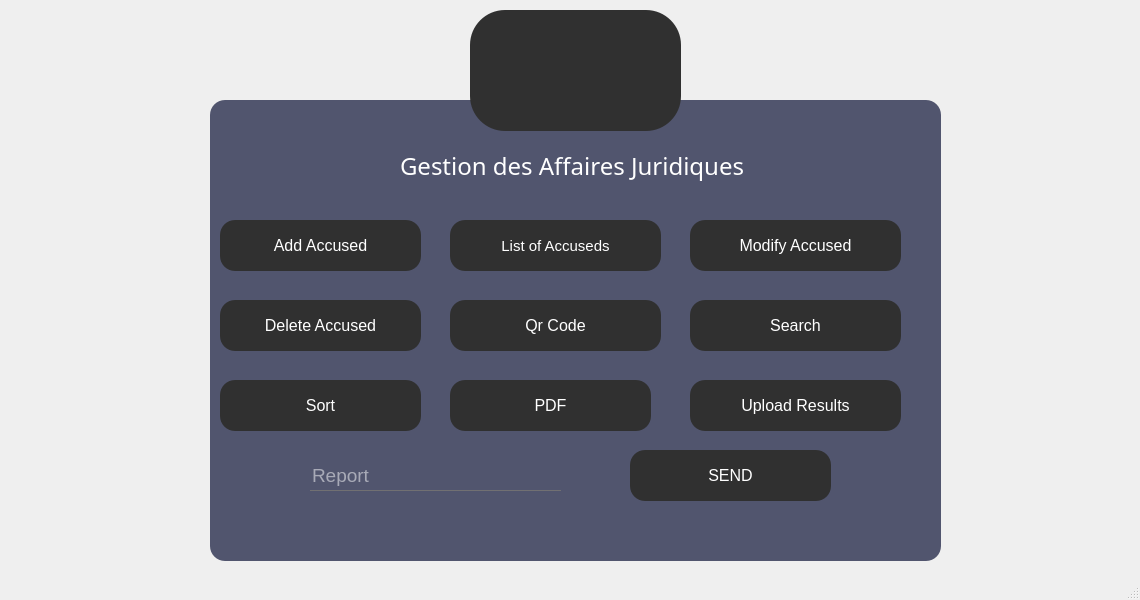
<?xml version="1.0" encoding="UTF-8"?>
<ui version="4.0">
 <class>MainWindow</class>
 <widget class="QMainWindow" name="MainWindow">
  <property name="geometry">
   <rect>
    <x>0</x>
    <y>0</y>
    <width>1140</width>
    <height>600</height>
   </rect>
  </property>
  <property name="windowTitle">
   <string>MainWindow</string>
  </property>
  <property name="styleSheet">
   <string notr="true">*{
   
}</string>
  </property>
  <widget class="QWidget" name="centralwidget">
   <widget class="QPushButton" name="pushButton_15">
    <property name="geometry">
     <rect>
      <x>470</x>
      <y>10</y>
      <width>211</width>
      <height>121</height>
     </rect>
    </property>
    <property name="font">
     <font>
      <pointsize>20</pointsize>
     </font>
    </property>
    <property name="styleSheet">
     <string notr="true">*{
border-radius: 35px;
border-color:white;
background:#303030;
}</string>
    </property>
    <property name="text">
     <string/>
    </property>
    <property name="icon">
     <iconset>
      <normaloff>../../Images_projet/AffLogo.png</normaloff>../../Images_projet/AffLogo.png</iconset>
    </property>
    <property name="iconSize">
     <size>
      <width>90</width>
      <height>90</height>
     </size>
    </property>
   </widget>
   <widget class="QFrame" name="Interface">
    <property name="geometry">
     <rect>
      <x>210</x>
      <y>100</y>
      <width>731</width>
      <height>461</height>
     </rect>
    </property>
    <property name="styleSheet">
     <string notr="true">QFrame
{
	background:#51556e;
    border-radius:15px;
}</string>
    </property>
    <property name="frameShape">
     <enum>QFrame::StyledPanel</enum>
    </property>
    <property name="frameShadow">
     <enum>QFrame::Raised</enum>
    </property>
    <widget class="QLabel" name="label_7">
     <property name="geometry">
      <rect>
       <x>190</x>
       <y>40</y>
       <width>371</width>
       <height>51</height>
      </rect>
     </property>
     <property name="styleSheet">
      <string notr="true">*{
    font-family:century gothic;
    font-size:24px;
	color:white;
}

</string>
     </property>
     <property name="text">
      <string>Gestion des Affaires Juridiques</string>
     </property>
    </widget>
    <widget class="QLabel" name="label_8">
     <property name="geometry">
      <rect>
       <x>380</x>
       <y>450</y>
       <width>231</width>
       <height>171</height>
      </rect>
     </property>
     <property name="text">
      <string/>
     </property>
     <property name="pixmap">
      <pixmap>D:/QTprojet/smart court.png</pixmap>
     </property>
     <property name="scaledContents">
      <bool>true</bool>
     </property>
    </widget>
    <widget class="QLineEdit" name="Report">
     <property name="geometry">
      <rect>
       <x>100</x>
       <y>360</y>
       <width>251</width>
       <height>31</height>
      </rect>
     </property>
     <property name="font">
      <font>
       <pointsize>14</pointsize>
      </font>
     </property>
     <property name="acceptDrops">
      <bool>true</bool>
     </property>
     <property name="styleSheet">
      <string notr="true">*{
background:transparent;
border:none;
color:white;
border-bottom:1px solid #717072;
}</string>
     </property>
     <property name="inputMask">
      <string/>
     </property>
     <property name="text">
      <string/>
     </property>
     <property name="maxLength">
      <number>32767</number>
     </property>
     <property name="placeholderText">
      <string>Report</string>
     </property>
    </widget>
    <widget class="QPushButton" name="ADD_ACC">
     <property name="geometry">
      <rect>
       <x>10</x>
       <y>120</y>
       <width>201</width>
       <height>51</height>
      </rect>
     </property>
     <property name="font">
      <font>
       <pointsize>12</pointsize>
      </font>
     </property>
     <property name="styleSheet">
      <string notr="true">*{
color:white;
border:blue;
border-radius: 15px;
background:#303030;
}

*:hover
{
	color:#303030;
	border-radius:15px;
	background:white
}</string>
     </property>
     <property name="text">
      <string>Add Accused</string>
     </property>
     <property name="icon">
      <iconset>
       <normaloff>../../Images_projet/Add.png</normaloff>../../Images_projet/Add.png</iconset>
     </property>
     <property name="iconSize">
      <size>
       <width>30</width>
       <height>25</height>
      </size>
     </property>
    </widget>
    <widget class="QPushButton" name="DELETE_ACC">
     <property name="geometry">
      <rect>
       <x>10</x>
       <y>200</y>
       <width>201</width>
       <height>51</height>
      </rect>
     </property>
     <property name="font">
      <font>
       <pointsize>12</pointsize>
      </font>
     </property>
     <property name="styleSheet">
      <string notr="true">*{
color:white;
border-radius: 15px;
background:#303030;
}

*:hover
{
	color:#303030;
	border-radius:15px;
	background:white
}</string>
     </property>
     <property name="text">
      <string>Delete Accused</string>
     </property>
     <property name="icon">
      <iconset>
       <normaloff>../../Images_projet/Delete.png</normaloff>../../Images_projet/Delete.png</iconset>
     </property>
    </widget>
    <widget class="QPushButton" name="List_ACC">
     <property name="geometry">
      <rect>
       <x>240</x>
       <y>120</y>
       <width>211</width>
       <height>51</height>
      </rect>
     </property>
     <property name="font">
      <font>
       <pointsize>11</pointsize>
      </font>
     </property>
     <property name="styleSheet">
      <string notr="true">*{
color:white;
border-radius: 15px;
background:#303030;
}

*:hover
{
	color:#303030;
	border-radius:15px;
	background:white
}</string>
     </property>
     <property name="text">
      <string>List of Accuseds</string>
     </property>
     <property name="icon">
      <iconset>
       <normaloff>../../Images_projet/Display.png</normaloff>../../Images_projet/Display.png</iconset>
     </property>
     <property name="iconSize">
      <size>
       <width>30</width>
       <height>25</height>
      </size>
     </property>
    </widget>
    <widget class="QPushButton" name="pushButton_16">
     <property name="geometry">
      <rect>
       <x>420</x>
       <y>350</y>
       <width>201</width>
       <height>51</height>
      </rect>
     </property>
     <property name="font">
      <font>
       <pointsize>12</pointsize>
      </font>
     </property>
     <property name="styleSheet">
      <string notr="true">*{
color:white;
border-radius: 15px;
background:#303030;
}

*:hover
{
	color:#303030;
	border-radius:15px;
	background:white
}</string>
     </property>
     <property name="text">
      <string>SEND</string>
     </property>
     <property name="icon">
      <iconset>
       <normaloff>../../Images_projet/Email.png</normaloff>../../Images_projet/Email.png</iconset>
     </property>
     <property name="iconSize">
      <size>
       <width>68</width>
       <height>68</height>
      </size>
     </property>
    </widget>
    <widget class="QPushButton" name="MODIFY">
     <property name="geometry">
      <rect>
       <x>480</x>
       <y>120</y>
       <width>211</width>
       <height>51</height>
      </rect>
     </property>
     <property name="font">
      <font>
       <pointsize>12</pointsize>
      </font>
     </property>
     <property name="styleSheet">
      <string notr="true">*{
color:white;
border-radius: 15px;
background:#303030;
}

*:hover
{
	color:#303030;
	border-radius:15px;
	background:white
}</string>
     </property>
     <property name="text">
      <string>Modify Accused</string>
     </property>
     <property name="icon">
      <iconset>
       <normaloff>../../Images_projet/Modify.png</normaloff>../../Images_projet/Modify.png</iconset>
     </property>
     <property name="iconSize">
      <size>
       <width>40</width>
       <height>25</height>
      </size>
     </property>
    </widget>
    <widget class="QPushButton" name="QrCode">
     <property name="geometry">
      <rect>
       <x>240</x>
       <y>200</y>
       <width>211</width>
       <height>51</height>
      </rect>
     </property>
     <property name="font">
      <font>
       <pointsize>12</pointsize>
      </font>
     </property>
     <property name="styleSheet">
      <string notr="true">*{
color:white;
border-radius: 15px;
background:#303030;
}

*:hover
{
	color:#303030;
	border-radius:15px;
	background:white
}</string>
     </property>
     <property name="text">
      <string>Qr Code</string>
     </property>
     <property name="icon">
      <iconset>
       <normaloff>../../Images_projet/Qr code.png</normaloff>../../Images_projet/Qr code.png</iconset>
     </property>
     <property name="iconSize">
      <size>
       <width>50</width>
       <height>25</height>
      </size>
     </property>
    </widget>
    <widget class="QPushButton" name="search">
     <property name="geometry">
      <rect>
       <x>480</x>
       <y>200</y>
       <width>211</width>
       <height>51</height>
      </rect>
     </property>
     <property name="font">
      <font>
       <pointsize>12</pointsize>
      </font>
     </property>
     <property name="styleSheet">
      <string notr="true">*{
color:white;
border-radius: 15px;
background:#303030;
}

*:hover
{
	color:#303030;
	border-radius:15px;
	background:white
}</string>
     </property>
     <property name="text">
      <string>Search</string>
     </property>
     <property name="icon">
      <iconset>
       <normaloff>../../Images_projet/srch.png</normaloff>../../Images_projet/srch.png</iconset>
     </property>
     <property name="iconSize">
      <size>
       <width>80</width>
       <height>25</height>
      </size>
     </property>
    </widget>
    <widget class="QPushButton" name="Sort">
     <property name="geometry">
      <rect>
       <x>10</x>
       <y>280</y>
       <width>201</width>
       <height>51</height>
      </rect>
     </property>
     <property name="font">
      <font>
       <pointsize>12</pointsize>
      </font>
     </property>
     <property name="styleSheet">
      <string notr="true">*{
color:white;
border-radius: 15px;
background:#303030;
}

*:hover
{
	color:#303030;
	border-radius:15px;
	background:white
}</string>
     </property>
     <property name="text">
      <string>Sort</string>
     </property>
     <property name="icon">
      <iconset>
       <normaloff>../../Images_projet/tri.png</normaloff>../../Images_projet/tri.png</iconset>
     </property>
     <property name="iconSize">
      <size>
       <width>80</width>
       <height>25</height>
      </size>
     </property>
    </widget>
    <widget class="QPushButton" name="PDF">
     <property name="geometry">
      <rect>
       <x>240</x>
       <y>280</y>
       <width>201</width>
       <height>51</height>
      </rect>
     </property>
     <property name="font">
      <font>
       <pointsize>12</pointsize>
      </font>
     </property>
     <property name="styleSheet">
      <string notr="true">*{
color:white;
border-radius: 15px;
background:#303030;
}

*:hover
{
	color:#303030;
	border-radius:15px;
	background:white
}</string>
     </property>
     <property name="text">
      <string>PDF</string>
     </property>
     <property name="icon">
      <iconset>
       <normaloff>../../Images_projet/pdf.png</normaloff>../../Images_projet/pdf.png</iconset>
     </property>
     <property name="iconSize">
      <size>
       <width>80</width>
       <height>28</height>
      </size>
     </property>
    </widget>
    <widget class="QPushButton" name="RES">
     <property name="geometry">
      <rect>
       <x>480</x>
       <y>280</y>
       <width>211</width>
       <height>51</height>
      </rect>
     </property>
     <property name="font">
      <font>
       <pointsize>12</pointsize>
      </font>
     </property>
     <property name="styleSheet">
      <string notr="true">*{
color:white;
border-radius: 15px;
background:#303030;
}

*:hover
{
	color:#303030;
	border-radius:15px;
	background:white
}</string>
     </property>
     <property name="text">
      <string>Upload Results</string>
     </property>
     <property name="icon">
      <iconset>
       <normaloff>../../Images_projet/upload.png</normaloff>../../Images_projet/upload.png</iconset>
     </property>
     <property name="iconSize">
      <size>
       <width>80</width>
       <height>28</height>
      </size>
     </property>
    </widget>
   </widget>
   <zorder>Interface</zorder>
   <zorder>pushButton_15</zorder>
  </widget>
  <widget class="QMenuBar" name="menubar">
   <property name="geometry">
    <rect>
     <x>0</x>
     <y>0</y>
     <width>1140</width>
     <height>26</height>
    </rect>
   </property>
  </widget>
  <widget class="QStatusBar" name="statusbar"/>
 </widget>
 <resources/>
 <connections/>
</ui>
